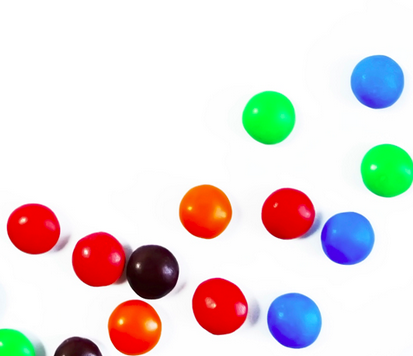
#> input picture smarties.png, 413 x 356 px
$ python tempmaching.py smarties.png
#> lines starting #> are read from the running program, lines starting #| are printed output that depends on the picture; after the words box and inside, x2 and y2 are one past the last pixel; in counts of white or black regions, pixels touching at a corner belong together
from __future__ import print_function
import sys
import cv2 as cv

use_mask = False
img = None
templ = None
mask = None
image_window = "Source Image"
result_window = "Result window"
match_method = 0
max_Trackbar = 5

def main(argv):
    global img, templ, use_mask, mask
    img = cv.imread('smarties.png', cv.IMREAD_COLOR)
#> img is the input picture: shape (356, 413, 3); mean B, G, R 219.1, 220.4, 228.9
    templ = cv.imread('template.png', cv.IMREAD_COLOR)
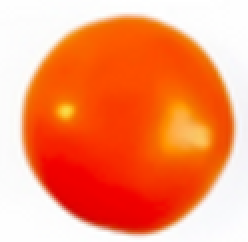
#> input picture template.png, 124 x 121 px (shown 2 times larger)
#> templ is the input picture: shape (121, 124, 3); mean B, G, R 103.9, 145, 247

    if img is None or templ is None:
        print("Can't read one of the images")
        return -1

    cv.namedWindow(image_window, cv.WINDOW_AUTOSIZE)
    cv.namedWindow(result_window, cv.WINDOW_AUTOSIZE)

    trackbar_label = 'Method: \n 0: SQDIFF \n 1: SQDIFF NORMED \n 2: TM CCORR \n 3: TM CCORR NORMED \n 4: TM COEFF \n 5: TM COEFF NORMED'
    cv.createTrackbar(trackbar_label, image_window, match_method, max_Trackbar, MatchingMethod)

    MatchingMethod(match_method)

    cv.waitKey(0)
    return 0

def MatchingMethod(param):
#> called with param = 0
    global match_method
    match_method = param
    img_display = img.copy()

    method_accepts_mask = (cv.TM_SQDIFF == match_method or match_method == cv.TM_CCORR_NORMED)

    if use_mask and method_accepts_mask:
        result = cv.matchTemplate(img, templ, match_method, None, mask)
    else:
        result = cv.matchTemplate(img, templ, match_method)
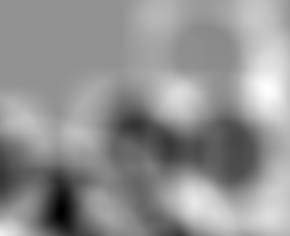
#> result: shape (236, 290) float32; min 496268352, max 1.14e+09, mean 863297984; drawn with min black and max white

    cv.normalize(result, result, 0, 1, cv.NORM_MINMAX, -1)

    _minVal, _maxVal, minLoc, maxLoc = cv.minMaxLoc(result, None)
#> minLoc = (60, 211); maxLoc = (267, 88)

    if match_method in [cv.TM_SQDIFF, cv.TM_SQDIFF_NORMED]:
        matchLoc = minLoc
#> matchLoc = (60, 211)
    else:
        matchLoc = maxLoc

    cv.rectangle(img_display, matchLoc, (matchLoc[0] + templ.shape[1], matchLoc[1] + templ.shape[0]), (0, 0, 255), 2, 8, 0)
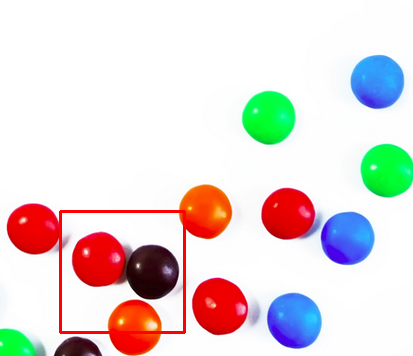
#> img_display: shape (356, 413, 3); 1% of pixels changed, all inside (x1, y1, x2, y2) = (59, 210, 186, 334)
    cv.rectangle(result, matchLoc, (matchLoc[0] + templ.shape[1], matchLoc[1] + templ.shape[0]), (0, 0, 255), 2, 8, 0)
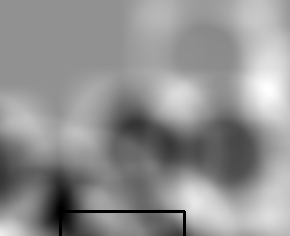
#> result: shape (236, 290) float32; min 0, max 1, mean 0.57
    cv.imshow(image_window, img_display)
    cv.imshow(result_window, result)

if __name__ == "__main__":
    main(sys.argv[1:])
